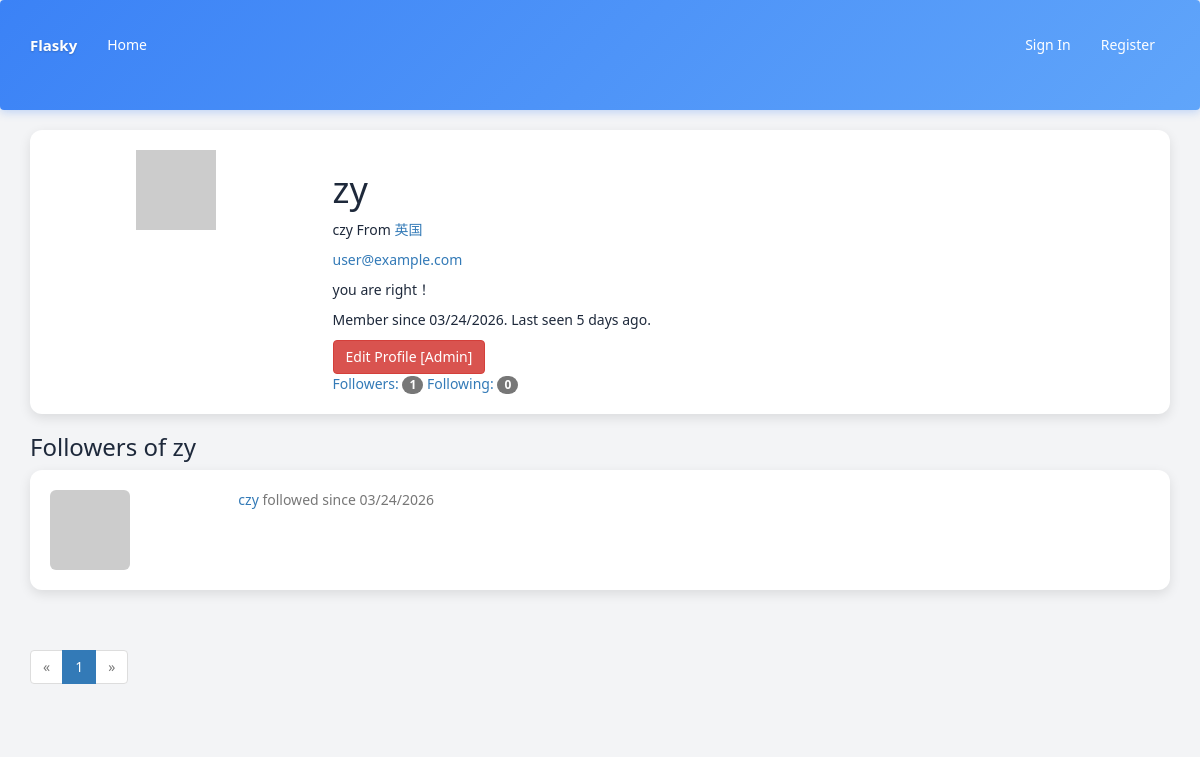
The app's page /followers/zy with its own data.
### app/models.py (models this page shows, shortened)
class User(UserMixin, db.Model):
    __tablename__ = 'users'
    id = db.Column(db.Integer, primary_key = True)
    email = db.Column(db.String(64), unique=True, index=True)
    username = db.Column(db.String(64), unique=True, index=True)
    password_hash = db.Column(db.String(128))
    role_id = db.Column(db.Integer, db.ForeignKey('roles.id'))
    name = db.Column(db.String(64))
    location = db.Column(db.String(64))
    about_me = db.Column(db.Text())
    member_since = db.Column(db.DateTime(), default=datetime.utcnow)
    last_seen = db.Column(db.DateTime(), default=datetime.utcnow)
    avatar_hash = db.Column(db.String(32))
    posts = db.relationship('Post', backref='author', lazy='dynamic')
    followed = db.relationship('Follow', foreign_keys=[Follow.follower_id], backref=db.backref('follower', lazy='joined'), lazy='dynamic', cascade='all, delete-orphan')
    followers = db.relationship('Follow', foreign_keys=[Follow.followed_id], backref=db.backref('followed', lazy='joined'), lazy='dynamic', cascade='all, delete-orphan')
    def gravatar(self, size=100, default='identicon', rating='g'):
        if request.is_secure:
            url = 'https://secure.gravatar.com/avatar'
        else:
            url = 'http://www.gravatar.com/avatar'
        hash = self.avatar_hash or hashlib.md5(self.email.encode('utf-8')).hexdigest()
        return '{url}/{hash}?s={size}&d={default}&r={rating}'.format(url=url, hash=hash, size=size, default=default, rating=rating)
    @property
    def password(self):
        raise AttributeError('password is not a readable attribute')

class Follow(db.Model):
    __tablename__ = 'follows'
    follower_id = db.Column(db.Integer, db.ForeignKey('users.id'),
                            primary_key=True)
    followed_id = db.Column(db.Integer, db.ForeignKey('users.id'),
                            primary_key=True)
    timestamp = db.Column(db.DateTime, default=datetime.utcnow)

### app/main/views.py (the view)
@main.route('/followers/<username>')
def followers(username):
    user = User.query.filter_by(username=username).first()
    if user is None:
        flash('Invalid user.')
        return redirect(url_for('.index'))
    page = request.args.get('page', 1, type=int)
    pagination = user.followers.paginate(page=page, per_page=current_app.config['FLASKY_FOLLOWERS_PER_PAGE'], error_out=False)
    follows = [{'user': item.follower, 'timestamp': item.timestamp} for item in pagination.items]
    return render_template('followers.html', user=user, title="Followers of", endpoint='.followers', pagination=pagination, follows=follows)

### app/__init__.py (called while the page is built)
def create_app(config_name='default'):
    app = Flask(__name__)
    app.config.from_object(config[config_name])
    config[config_name].init_app(app)
    bootstrap.init_app(app)
    moment.init_app(app)
    db.init_app(app)
    login_manager.init_app(app)
    csrf.init_app(app)
    migrate.init_app(app, db)
    pagedown.init_app(app)
    from .main import main as main_blueprint
    app.register_blueprint(main_blueprint)
    from .models import Permission
    @app.context_processor
    def inject_permissions():
        return dict(Permission=Permission)
    from .auth import auth as auth_blueprint
    app.register_blueprint(auth_blueprint, url_prefix='/auth')
    from .models import AnonymousUser
    login_manager.anonymous_user = AnonymousUser
    return app

### app/auth/views.py (called while the page is built)
@auth.before_app_request
def before_request():
    if current_user.is_authenticated:
        current_user.ping()

### app/models.py (called while the page is built)
    def can(self, permissions):
        return False

### app/templates/followers.html (shortened to what this page needs)
{% extends "base.html" %}
{% import "_macros.html" as macros %}
{% block page_content %}
<div class="card">
    <div class="row">
        <div class="col-md-3">
            <div class="text-center">
                <img class="profile-thumbnail" src="{{ user.gravatar(size=200) }}">
            </div>
        </div>
        <div class="col-md-9">
            <h1>{{ user.username }}</h1>
            {% if user.name or user.location %}
            <p>
                {% if user.name %}{{ user.name }}{% endif %}
                {% if user.location %}
                    From <a href="http://maps.google.com/?q={{ user.location }}">
                        {{ user.location }}
                    </a>
                {% endif %}
            </p>
            {% endif %}
            {% if current_user.is_administrator %}
            <p><a href="mailto:{{ user.email }}">{{ user.email }}</a></p>
            {% endif %}
            {% if user.about_me %}<p>{{ user.about_me }}</p>{% endif %}
            <p>
                Member since {{ moment(user.member_since).format('L') }}.
                Last seen {{ moment(user.last_seen).fromNow() }}.
            </p>
            <div class="mt-3">
                {% if current_user.is_administrator %}
                <a class="btn btn-danger"
                        href="{{ url_for('.edit_profile_admin', id=user.id) }}">
                    Edit Profile [Admin]
                </a>
                {% endif %}
            </div>
            <a href="{{ url_for('.followers', username=user.username) }}">
                Followers: <span class="badge">{{ user.followers.count()}}</span>
            </a>
            <a href="{{ url_for('.followed_by', username=user.username) }}">
                 Following: <span class="badge">{{ user.followed.count()}}</span>
            </a>
        </div>
    </div>
</div>
<div class="mt-5">
    <h3>{{ title }} {{ user.username }}</h3>
    {% if follows %}
    <ul class="list-unstyled">
        {% for follow in follows %}
        <li class="card mb-3">
            <div class="row">
                <div class="col-md-2">
                    <a href="{{ url_for('.user', username=follow.user.username) }}">
                        <img class="img-rounded" src="{{ follow.user.gravatar(size=40) }}">
                    </a>
                </div>
                <div class="col-md-10">
                    <a href="{{ url_for('.user', username=follow.user.username) }}">{{ follow.user.username }}</a>
                    <span class="text-muted">followed since {{ moment(follow.timestamp).format('L') }}</span>
                </div>
            </div>
        </li>
        {% endfor %}
    </ul>
    {% else %}
    <p>No {{ title.lower() }} yet.</p>
    {% endif %}
    {% if pagination %}
    <div class="pagination">
        {{ macros.pagination_widget(pagination, endpoint, username=user.username) }}
    </div>
    {% endif %}
</div>
{% endblock %}

### app/templates/base.html (style rules this page uses)
:root { --primary-color: #3b82f6; --secondary-color: #ec4899; --accent-color: #f97316; --light-color: #f3f4f6; --dark-color: #1e293b; --card-bg: #ffffff; --border-color: #e2e8f0; }
body { font-family: 'Segoe UI', Tahoma, Geneva, Verdana, sans-serif; background-color: var(--light-color); color: var(--dark-color); }
.card { background-color: var(--card-bg); border-radius: 12px; box-shadow: 0 4px 12px rgba(0, 0, 0, 0.1); padding: 20px; margin-bottom: 20px; transition: all 0.3s ease; }
ul { list-style: none; padding: 0; margin: 0; }
.profile-thumbnail { display: inline-block; }

### records on screen
User: username "zy", name "czy", location "英国", email "user@example.com", about_me "you are right！", member_since "03/24/2026", last_seen "5 days ago"
User: user.username "czy"
Follow: timestamp "03/24/2026"

### other values on screen
{{ user.followers.count() }} "1"
{{ user.followed.count() }} "0"
{{ title }} "Followers of"
{{ p }} "1"
